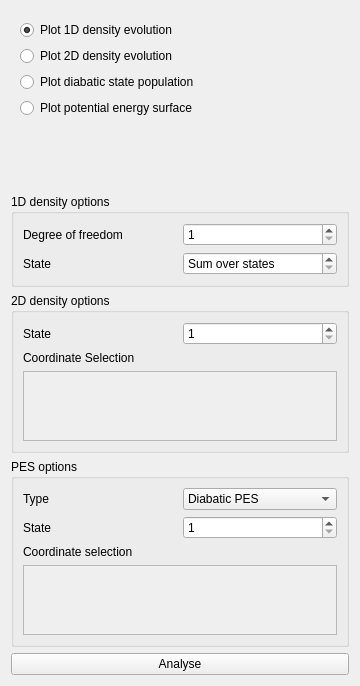
<?xml version="1.0" encoding="UTF-8"?>
<ui version="4.0">
 <class>analsys</class>
 <widget class="AnalysisTab" name="analsys">
  <property name="geometry">
   <rect>
    <x>0</x>
    <y>0</y>
    <width>360</width>
    <height>686</height>
   </rect>
  </property>
  <property name="windowTitle">
   <string>AnalyseSystem</string>
  </property>
  <layout class="QVBoxLayout" name="verticalLayout">
   <item>
    <widget class="QWidget" name="list_widget" native="true">
     <layout class="QVBoxLayout" name="analsys_layout" stretch="0,0,0,0">
      <item>
       <widget class="QRadioButton" name="button_0">
        <property name="statusTip">
         <string>Executes showd1d and plots an animated density evolution.</string>
        </property>
        <property name="text">
         <string>Plot 1D density evolution</string>
        </property>
        <property name="checked">
         <bool>true</bool>
        </property>
       </widget>
      </item>
      <item>
       <widget class="QRadioButton" name="button_1">
        <property name="statusTip">
         <string>Executes showsys -nopes and plots an animated 2D density evolution.</string>
        </property>
        <property name="text">
         <string>Plot 2D density evolution</string>
        </property>
       </widget>
      </item>
      <item>
       <widget class="QRadioButton" name="button_2">
        <property name="statusTip">
         <string>Executes statepop and plots populations for each state.</string>
        </property>
        <property name="text">
         <string>Plot diabatic state population</string>
        </property>
       </widget>
      </item>
      <item>
       <widget class="QRadioButton" name="button_3">
        <property name="statusTip">
         <string>Executes showsys -pes and plots a line/contour plot for the PES along the specified coordinates.</string>
        </property>
        <property name="text">
         <string>Plot potential energy surface</string>
        </property>
       </widget>
      </item>
     </layout>
    </widget>
   </item>
   <item>
    <spacer name="spacer">
     <property name="orientation">
      <enum>Qt::Vertical</enum>
     </property>
     <property name="sizeHint" stdset="0">
      <size>
       <width>0</width>
       <height>20</height>
      </size>
     </property>
    </spacer>
   </item>
   <item>
    <widget class="QGroupBox" name="den1d_box">
     <property name="title">
      <string>1D density options</string>
     </property>
     <layout class="QGridLayout" name="gridLayout_7">
      <item row="0" column="0">
       <widget class="QLabel" name="den1d_dof_label">
        <property name="text">
         <string>Degree of freedom</string>
        </property>
        <property name="buddy">
         <cstring>den1d_dof</cstring>
        </property>
       </widget>
      </item>
      <item row="1" column="1">
       <widget class="QSpinBox" name="den1d_state">
        <property name="specialValueText">
         <string>Sum over states</string>
        </property>
       </widget>
      </item>
      <item row="0" column="1">
       <widget class="QSpinBox" name="den1d_dof">
        <property name="minimum">
         <number>1</number>
        </property>
       </widget>
      </item>
      <item row="1" column="0">
       <widget class="QLabel" name="den1d_state_label">
        <property name="text">
         <string>State</string>
        </property>
        <property name="buddy">
         <cstring>den1d_state</cstring>
        </property>
       </widget>
      </item>
     </layout>
    </widget>
   </item>
   <item>
    <widget class="QGroupBox" name="den2d_box">
     <property name="title">
      <string>2D density options</string>
     </property>
     <layout class="QGridLayout" name="gridLayout_5">
      <item row="0" column="0">
       <widget class="QLabel" name="den2d_state_label">
        <property name="text">
         <string>State</string>
        </property>
        <property name="buddy">
         <cstring>den2d_state</cstring>
        </property>
       </widget>
      </item>
      <item row="0" column="1">
       <widget class="QSpinBox" name="den2d_state">
        <property name="minimum">
         <number>1</number>
        </property>
       </widget>
      </item>
      <item row="1" column="0">
       <widget class="QLabel" name="den2d_coord_label">
        <property name="text">
         <string>Coordinate Selection</string>
        </property>
        <property name="buddy">
         <cstring>den2d_coord_box</cstring>
        </property>
       </widget>
      </item>
      <item row="2" column="0" colspan="2">
       <widget class="QScrollArea" name="den2d_coord_box">
        <property name="widgetResizable">
         <bool>true</bool>
        </property>
        <widget class="CoordinateSelector" name="den2d_coord">
         <property name="geometry">
          <rect>
           <x>0</x>
           <y>0</y>
           <width>312</width>
           <height>85</height>
          </rect>
         </property>
        </widget>
       </widget>
      </item>
     </layout>
    </widget>
   </item>
   <item>
    <widget class="QGroupBox" name="showpes_box">
     <property name="title">
      <string>PES options</string>
     </property>
     <layout class="QGridLayout" name="gridLayout_12">
      <item row="0" column="1">
       <widget class="QComboBox" name="showpes_type">
        <item>
         <property name="text">
          <string>Diabatic PES</string>
         </property>
        </item>
        <item>
         <property name="text">
          <string>Adiabatic PES</string>
         </property>
        </item>
       </widget>
      </item>
      <item row="0" column="0">
       <widget class="QLabel" name="showpes_type_label">
        <property name="text">
         <string>Type</string>
        </property>
        <property name="buddy">
         <cstring>showpes_type</cstring>
        </property>
       </widget>
      </item>
      <item row="1" column="0">
       <widget class="QLabel" name="showpes_state_label">
        <property name="text">
         <string>State</string>
        </property>
        <property name="buddy">
         <cstring>showpes_state</cstring>
        </property>
       </widget>
      </item>
      <item row="1" column="1">
       <widget class="QSpinBox" name="showpes_state">
        <property name="minimum">
         <number>1</number>
        </property>
       </widget>
      </item>
      <item row="2" column="0">
       <widget class="QLabel" name="showpes_coord_label">
        <property name="text">
         <string>Coordinate selection</string>
        </property>
        <property name="buddy">
         <cstring>showpes_coord_box</cstring>
        </property>
       </widget>
      </item>
      <item row="3" column="0" colspan="2">
       <widget class="QScrollArea" name="showpes_coord_box">
        <property name="sizeAdjustPolicy">
         <enum>QAbstractScrollArea::AdjustToContents</enum>
        </property>
        <property name="widgetResizable">
         <bool>true</bool>
        </property>
        <widget class="CoordinateSelector" name="showpes_coord">
         <property name="geometry">
          <rect>
           <x>0</x>
           <y>0</y>
           <width>312</width>
           <height>85</height>
          </rect>
         </property>
        </widget>
       </widget>
      </item>
     </layout>
    </widget>
   </item>
   <item>
    <widget class="QPushButton" name="analyse">
     <property name="text">
      <string>Analyse</string>
     </property>
    </widget>
   </item>
  </layout>
 </widget>
 <customwidgets>
  <customwidget>
   <class>AnalysisTab</class>
   <extends>QWidget</extends>
   <header>analysis_gui.ui.analysis_tab</header>
   <container>1</container>
  </customwidget>
  <customwidget>
   <class>CoordinateSelector</class>
   <extends>QWidget</extends>
   <header>analysis_gui.ui.coord_select</header>
   <container>1</container>
  </customwidget>
 </customwidgets>
 <resources/>
 <connections/>
</ui>
